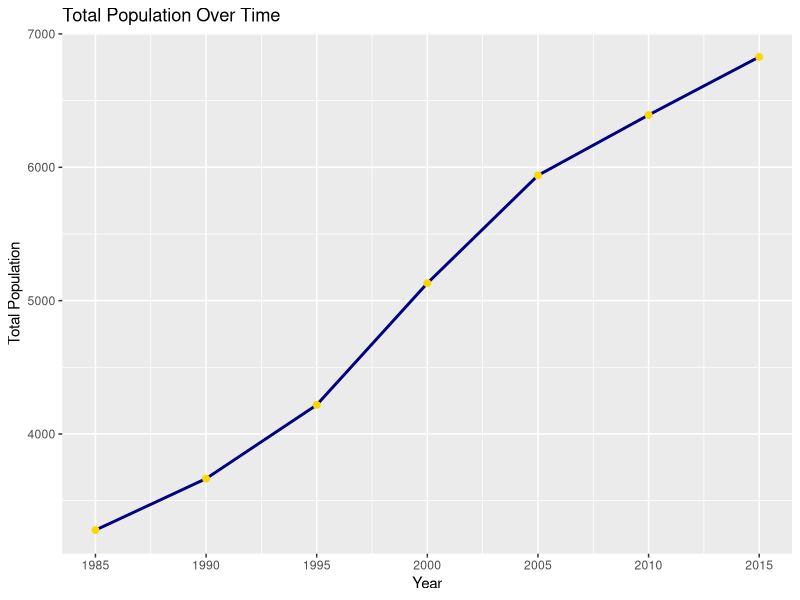

The R script that drew this image:
library(tidyverse)
library(readr)
library(ggplot2)

setwd("../Arizona-Water-Analysis")
USGS <- read_csv("raw-data/USGS Water Use Data for All of Arizona.csv")

USGS <- USGS %>%
  mutate(across(-c(`State Code`, `State Name`, `County Code`, `County Name`, `Year`, 
                   `Total Population total population of area, in thousands`), as.character)) %>%
  rename(Population = 'Total Population total population of area, in thousands')
  

water_withdrawals <- USGS %>%
  select(
    `County Name`, `Year`, `Population`,
    contains("withdrawals")) %>%
  select(!contains("saline"))

#Population Table 
Population <- water_withdrawals %>%
  group_by(Year) %>%
  summarise(Total_Population = sum(Population, na.rm = TRUE))

plot1 <- ggplot(data= Population, aes(x= Year, y= Total_Population )) +
  geom_line(color = "navy", size = 1) +
  geom_point(color = "gold", size = 2) + 
  scale_x_continuous(breaks = seq(min(Population$Year), max(Population$Year), by = 5)) +
  labs(title = "Total Population Over Time", x = "Year", y = "Total Population") 

plot1





















